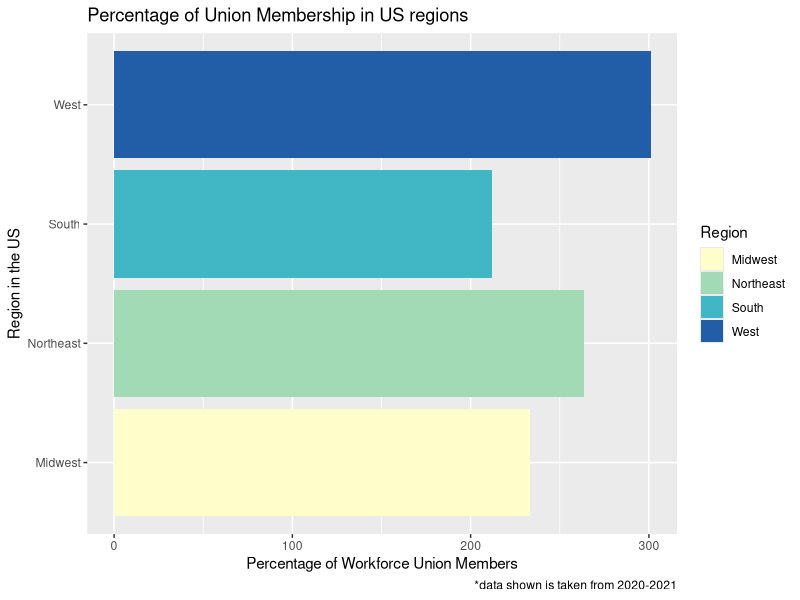
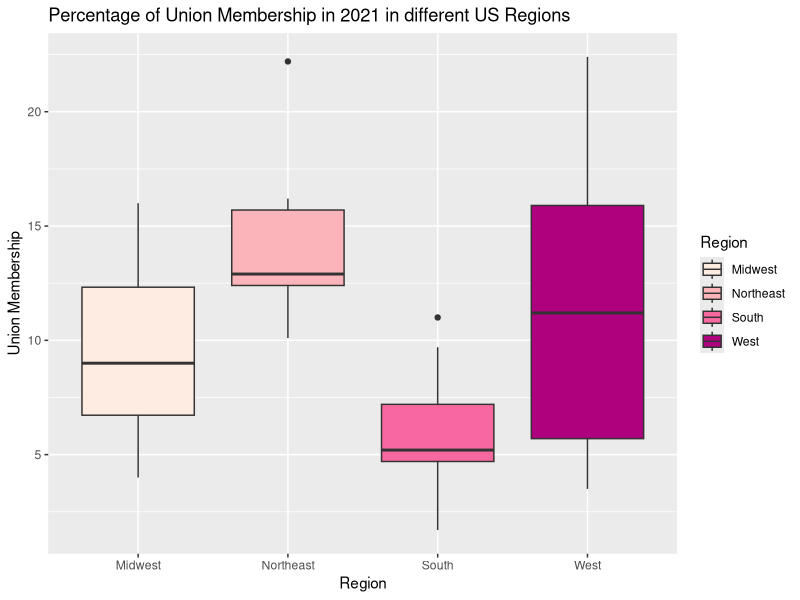

R code for these plots, in order:
## ---- chunk 1
knitr::opts_chunk$set(
  echo = FALSE,
  message = FALSE,
  warning = FALSE,
  comment = NA
)
## ---- chunk 2
library(tidyverse)
## ---- chunk 3
union_data <- read_csv("RTW_Membership.csv")

glimpse(union_data)
## ---- chunk 4
ggplot(union_data, aes(x = UnionMembership, y = Region, fill = Region)) +
  geom_bar(stat = "identity") +
  scale_fill_brewer(palette = "YlGnBu") +
  labs(title = "Percentage of Union Membership in US regions",
       caption = "*data shown is taken from 2020-2021",
       x = "Percentage of Workforce Union Members",
       y = "Region in the US") 
## ---- chunk 5
job_data <- read_csv("RightToWork.csv")

glimpse(job_data)
## ---- chunk 6
ggplot(job_data, aes(x = Region, y = UnionMemberDensity2021, fill = Region)) +
  geom_boxplot() +
  scale_fill_brewer(palette = "RdPu") +
  labs(title = "Percentage of Union Membership in 2021 in different US Regions", 
       x = "Region",
       y = "Union Membership")
  
